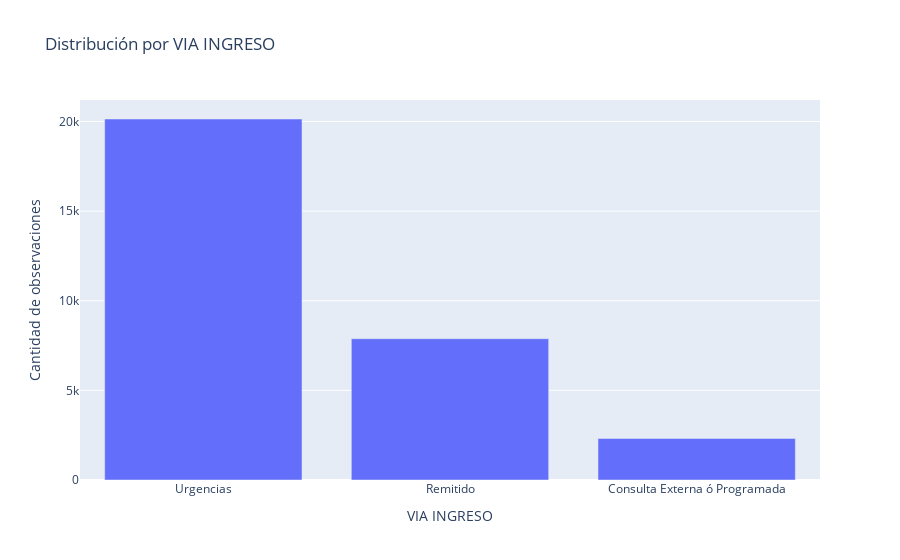

Notebook cell for this chart:
### Markdown cell above
Se debe elimar esta variable ya que hay una categoria con mas del 80% de los datos; no aportaria al modelo

### Code cell
fig = px.bar(df_final, x=df_final['VIA INGRESO'].value_counts().index, y=df_final['VIA INGRESO'].value_counts(),
             labels={'x': 'VIA INGRESO', 'y': 'Cantidad de observaciones'}, title="Distribución por VIA INGRESO")

# Mostrar el gráfico de barras
fig.show()

### Figure 1 — Plotly figure (JSON) as saved in the notebook; plotly's stock layout.template omitted (floating-point values rounded to 4 significant figures)
{"data": [{"alignmentgroup": "True", "hovertemplate": "VIA INGRESO=%{x}<br>Cantidad de observaciones=%{y}<extra></extra>", "legendgroup": "", "marker": {"color": "#636efa", "pattern": {"shape": ""}}, "name": "", "offsetgroup": "", "orientation": "v", "showlegend": false, "textposition": "auto", "type": "bar", "x": ["Urgencias", "Remitido", "Consulta Externa ó Programada"], "xaxis": "x", "y": [20139, 7881, 2318], "yaxis": "y"}], "layout": {"barmode": "relative", "legend": {"tracegroupgap": 0}, "title": {"text": "Distribución por VIA INGRESO"}, "xaxis": {"anchor": "y", "domain": [0, 1], "title": {"text": "VIA INGRESO"}}, "yaxis": {"anchor": "x", "domain": [0, 1], "title": {"text": "Cantidad de observaciones"}}}}
